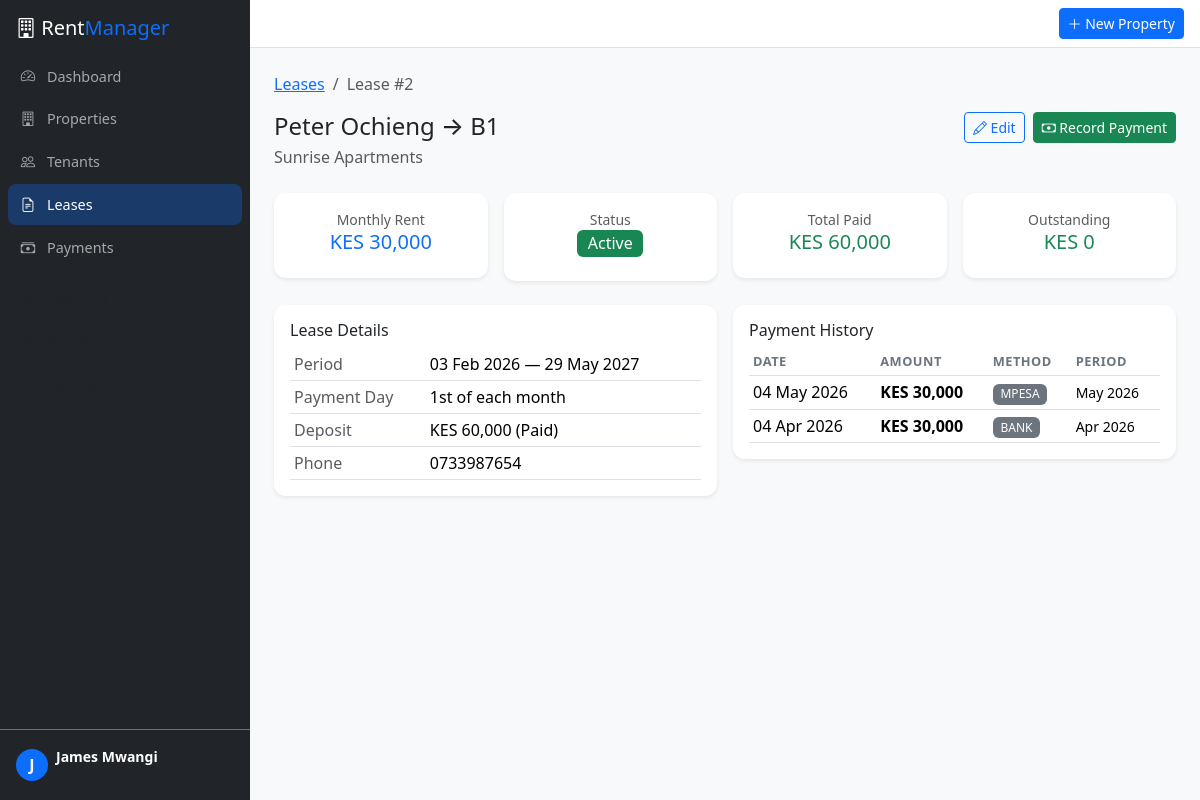
Screenshot of /leases/2 (signed in) with the database file from the repository.
### models.py (models this page shows, shortened)
class User(db.Model):
    __tablename__ = 'users'
    id = db.Column(db.Integer, primary_key=True)
    email = db.Column(db.String(120), unique=True, nullable=False, index=True)
    password_hash = db.Column(db.String(256), nullable=False)
    full_name = db.Column(db.String(120), nullable=False)
    phone = db.Column(db.String(20))
    role = db.Column(db.String(20), nullable=False, default='landlord')  # landlord, manager, admin
    is_active = db.Column(db.Boolean, default=True)
    created_at = db.Column(db.DateTime, default=datetime.utcnow)
    properties = db.relationship('Property', backref='owner', lazy='dynamic')
    audit_logs = db.relationship('AuditLog', backref='user', lazy='dynamic')
    @property
    def is_authenticated(self):
        return True

class Lease(db.Model):
    __tablename__ = 'leases'
    id = db.Column(db.Integer, primary_key=True)
    tenant_id = db.Column(db.Integer, db.ForeignKey('tenants.id'), nullable=False, index=True)
    unit_id = db.Column(db.Integer, db.ForeignKey('units.id'), nullable=False, index=True)
    start_date = db.Column(db.Date, nullable=False)
    end_date = db.Column(db.Date, nullable=False)
    monthly_rent = db.Column(db.Float, nullable=False)
    deposit_amount = db.Column(db.Float, default=0)
    deposit_paid = db.Column(db.Boolean, default=False)
    payment_day = db.Column(db.Integer, default=1)  # day of month rent is due
    status = db.Column(db.String(20), nullable=False, default='active')  # active, expired, terminated
    notes = db.Column(db.Text)
    created_at = db.Column(db.DateTime, default=datetime.utcnow)
    payments = db.relationship('Payment', backref='lease', lazy='dynamic')
    @property
    def months_owed(self):
        if self.status != 'active':
            return 0
        today = date.today()
        last_payment = self.payments.order_by(Payment.period_end.desc()).first()
        if not last_payment:
            months = (today.year - self.start_date.year) * 12 + today.month - self.start_date.month
            return max(0, months)
        months = (today.year - last_payment.period_end.year) * 12 + today.month - last_payment.period_end.month
        return max(0, months - 1)  # -1 because current month may not be due yet
    @property
    def total_owed(self):
        return self.months_owed * self.monthly_rent
    @property
    def total_paid(self):
        return sum(p.amount for p in self.payments.filter_by(status='confirmed').all())

class Tenant(db.Model):
    __tablename__ = 'tenants'
    id = db.Column(db.Integer, primary_key=True)
    full_name = db.Column(db.String(120), nullable=False)
    phone = db.Column(db.String(20), nullable=False)
    email = db.Column(db.String(120))
    id_type = db.Column(db.String(30), default='national_id')  # national_id, passport, alien_id
    id_number = db.Column(db.String(30))
    employer = db.Column(db.String(120))
    emergency_contact = db.Column(db.String(120))
    emergency_phone = db.Column(db.String(20))
    created_at = db.Column(db.DateTime, default=datetime.utcnow)
    leases = db.relationship('Lease', backref='tenant', lazy='dynamic')

class Unit(db.Model):
    __tablename__ = 'units'
    id = db.Column(db.Integer, primary_key=True)
    property_id = db.Column(db.Integer, db.ForeignKey('properties.id'), nullable=False, index=True)
    unit_number = db.Column(db.String(20), nullable=False)
    floor = db.Column(db.Integer)
    bedrooms = db.Column(db.Integer, default=1)
    bathrooms = db.Column(db.Integer, default=1)
    sqm = db.Column(db.Float)
    monthly_rent = db.Column(db.Float, nullable=False)
    status = db.Column(db.String(20), nullable=False, default='vacant')  # vacant, occupied, maintenance
    created_at = db.Column(db.DateTime, default=datetime.utcnow)
    leases = db.relationship('Lease', backref='unit', lazy='dynamic')
    maintenance_requests = db.relationship('MaintenanceRequest', backref='unit', lazy='dynamic')

class Property(db.Model):
    __tablename__ = 'properties'
    id = db.Column(db.Integer, primary_key=True)
    owner_id = db.Column(db.Integer, db.ForeignKey('users.id'), nullable=False, index=True)
    name = db.Column(db.String(120), nullable=False)
    address = db.Column(db.String(255), nullable=False)
    city = db.Column(db.String(80), nullable=False, default='Nairobi')
    property_type = db.Column(db.String(30), nullable=False, default='apartment')  # apartment, house, office, commercial
    description = db.Column(db.Text)
    created_at = db.Column(db.DateTime, default=datetime.utcnow)
    units = db.relationship('Unit', backref='property', lazy='dynamic', cascade='all, delete-orphan')

class Payment(db.Model):
    __tablename__ = 'payments'
    id = db.Column(db.Integer, primary_key=True)
    lease_id = db.Column(db.Integer, db.ForeignKey('leases.id'), nullable=False, index=True)
    amount = db.Column(db.Float, nullable=False)
    payment_date = db.Column(db.Date, nullable=False, default=date.today)
    payment_method = db.Column(db.String(20), nullable=False, default='mpesa')  # mpesa, bank, cash
    mpesa_receipt = db.Column(db.String(30))
    period_start = db.Column(db.Date, nullable=False)
    period_end = db.Column(db.Date, nullable=False)
    status = db.Column(db.String(20), nullable=False, default='confirmed')  # confirmed, pending, disputed
    notes = db.Column(db.Text)
    created_at = db.Column(db.DateTime, default=datetime.utcnow)

### routes/leases.py (the view)
@leases_bp.route('/<int:id>')
@login_required
def view(id):
    lease = db.session.query(Lease).join(Unit).join(Property).filter(
        Lease.id == id, Property.owner_id == current_user.id
    ).first_or_404()
    payments = lease.payments.order_by(Payment.payment_date.desc()).all()
    return render_template('leases/view.html', lease=lease, payments=payments)

### templates/leases/view.html (shortened to what this page needs)
{% extends "base.html" %}
{% block content %}
<nav aria-label="breadcrumb">
    <ol class="breadcrumb">
        <li class="breadcrumb-item"><a href="{{ url_for('leases.list_leases') }}">Leases</a></li>
        <li class="breadcrumb-item active">Lease #{{ lease.id }}</li>
    </ol>
</nav>
<div class="d-flex justify-content-between align-items-start mb-4">
    <div>
        <h4 class="mb-1">{{ lease.tenant.full_name }} → {{ lease.unit.unit_number }}</h4>
        <p class="text-muted mb-0">{{ lease.unit.property.name }}</p>
    </div>
    <div class="d-flex gap-2">
        <a href="{{ url_for('leases.edit', id=lease.id) }}" class="btn btn-sm btn-outline-primary"><i class="bi bi-pencil"></i> Edit</a>
        <a href="{{ url_for('payments.add', lease_id=lease.id) }}" class="btn btn-sm btn-success"><i class="bi bi-cash"></i> Record Payment</a>
    </div>
</div>
<div class="row g-3 mb-4">
    <div class="col-md-3">
        <div class="card border-0 shadow-sm">
            <div class="card-body text-center">
                <div class="text-muted small">Monthly Rent</div>
                <h5 class="text-primary">KES {{ "{:,.0f}".format(lease.monthly_rent) }}</h5>
            </div>
        </div>
    </div>
    <div class="col-md-3">
        <div class="card border-0 shadow-sm">
            <div class="card-body text-center">
                <div class="text-muted small">Status</div>
                <h5><span class="badge {% if lease.status == 'active' %}bg-success{% elif lease.status == 'expired' %}bg-warning text-dark{% else %}bg-danger{% endif %} fs-6">{{ lease.status|title }}</span></h5>
            </div>
        </div>
    </div>
    <div class="col-md-3">
        <div class="card border-0 shadow-sm">
            <div class="card-body text-center">
                <div class="text-muted small">Total Paid</div>
                <h5 class="text-success">KES {{ "{:,.0f}".format(lease.total_paid) }}</h5>
            </div>
        </div>
    </div>
    <div class="col-md-3">
        <div class="card border-0 shadow-sm">
            <div class="card-body text-center">
                <div class="text-muted small">Outstanding</div>
                <h5 class="{{ 'text-danger' if lease.total_owed > 0 else 'text-success' }}">KES {{ "{:,.0f}".format(lease.total_owed) }}</h5>
            </div>
        </div>
    </div>
</div>
<div class="row g-3 mb-4">
    <div class="col-md-6">
        <div class="card border-0 shadow-sm">
            <div class="card-body">
                <h6>Lease Details</h6>
                <table class="table table-sm mb-0">
                    <tr><td class="text-muted">Period</td><td>{{ lease.start_date.strftime('%d %b %Y') }} — {{ lease.end_date.strftime('%d %b %Y') }}</td></tr>
                    <tr><td class="text-muted">Payment Day</td><td>{{ lease.payment_day }}{{ 'st' if lease.payment_day == 1 else 'nd' if lease.payment_day == 2 else 'rd' if lease.payment_day == 3 else 'th' }} of each month</td></tr>
                    <tr><td class="text-muted">Deposit</td><td>KES {{ "{:,.0f}".format(lease.deposit_amount) }} {{ '(Paid)' if lease.deposit_paid else '(Pending)' }}</td></tr>
                    <tr><td class="text-muted">Phone</td><td>{{ lease.tenant.phone }}</td></tr>
                </table>
            </div>
        </div>
    </div>
    <div class="col-md-6">
        <div class="card border-0 shadow-sm">
            <div class="card-body">
                <h6>Payment History</h6>
                {% if payments %}
                <div class="table-responsive">
                    <table class="table table-sm mb-0">
                        <thead><tr><th>Date</th><th>Amount</th><th>Method</th><th>Period</th></tr></thead>
                        <tbody>
                            {% for p in payments %}
                            <tr>
                                <td>{{ p.payment_date.strftime('%d %b %Y') }}</td>
                                <td class="fw-bold">KES {{ "{:,.0f}".format(p.amount) }}</td>
                                <td><span class="badge bg-secondary">{{ p.payment_method|upper }}</span></td>
                                <td><small>{{ p.period_start.strftime('%b %Y') }}</small></td>
                            </tr>
                            {% endfor %}
                        </tbody>
                    </table>
                </div>
                {% else %}
                <p class="text-muted mb-0">No payments recorded yet</p>
                {% endif %}
            </div>
        </div>
    </div>
</div>
{% endblock %}

### templates/base.html (shortened to what this page needs)
<!DOCTYPE html>
<html lang="en" data-bs-theme="light">
<head>
    <link href="https://cdn.jsdelivr.net/npm/bootstrap@5.3.3/dist/css/bootstrap.min.css" rel="stylesheet">
    <link href="https://cdn.jsdelivr.net/npm/bootstrap-icons@1.11.3/font/bootstrap-icons.css" rel="stylesheet">
    <link href="{{ url_for('static', filename='css/style.css') }}" rel="stylesheet">
</head>
<body>
{% if current_user.is_authenticated %}
<div class="d-flex">
    <nav id="sidebar" class="sidebar bg-dark">
        <div class="sidebar-brand py-3 px-3">
            <h5 class="text-white mb-0"><i class="bi bi-building"></i> Rent<span class="text-primary">Manager</span></h5>
        </div>
        <ul class="nav flex-column px-2">
            <li class="nav-item">
                <a class="nav-link {% if request.endpoint == 'dashboard.index' %}active{% endif %}" href="{{ url_for('dashboard.index') }}">
                    <i class="bi bi-speedometer2"></i> Dashboard
                </a>
            </li>
            <li class="nav-item">
                <a class="nav-link {% if 'properties' in request.endpoint|default('') %}active{% endif %}" href="{{ url_for('properties.list_properties') }}">
                    <i class="bi bi-building"></i> Properties
                </a>
            </li>
            <li class="nav-item">
                <a class="nav-link {% if 'tenants' in request.endpoint|default('') %}active{% endif %}" href="{{ url_for('tenants.list_tenants') }}">
                    <i class="bi bi-people"></i> Tenants
                </a>
            </li>
            <li class="nav-item">
                <a class="nav-link {% if 'leases' in request.endpoint|default('') %}active{% endif %}" href="{{ url_for('leases.list_leases') }}">
                    <i class="bi bi-file-earmark-text"></i> Leases
                </a>
            </li>
            <li class="nav-item">
                <a class="nav-link {% if 'payments' in request.endpoint|default('') %}active{% endif %}" href="{{ url_for('payments.list_payments') }}">
                    <i class="bi bi-cash-stack"></i> Payments
                </a>
            </li>
            <li class="nav-item mt-2">
                <a class="nav-link text-muted small" href="{{ url_for('reports.rent_roll') }}">
                    <i class="bi bi-table"></i> Rent Roll
                </a>
            </li>
            <li class="nav-item">
                <a class="nav-link text-muted small" href="{{ url_for('reports.arrears') }}">
                    <i class="bi bi-exclamation-triangle"></i> Arrears
                </a>
            </li>
            <li class="nav-item">
                <a class="nav-link text-muted small" href="{{ url_for('reports.payment_history') }}">
                    <i class="bi bi-clock-history"></i> Payment History
                </a>
            </li>
        </ul>
        <div class="mt-auto px-3 py-3 border-top border-secondary">
            <div class="d-flex align-items-center">
                <div class="avatar bg-primary rounded-circle d-flex align-items-center justify-content-center me-2" style="width:32px;height:32px">
                    <span class="text-white fw-bold">{{ current_user.full_name[0] }}</span>
                </div>
                <div class="flex-grow-1">
                    <div class="text-white small fw-bold">{{ current_user.full_name }}</div>
                    <div class="text-muted" style="font-size:0.7rem">{{ current_user.role|title }}</div>
                </div>
                <a href="{{ url_for('auth.logout') }}" class="text-muted" title="Logout"><i class="bi bi-box-arrow-right"></i></a>
            </div>
        </div>
    </nav>
    <div class="main-content flex-grow-1">
        <nav class="navbar navbar-expand-lg bg-white border-bottom px-3">
            <div class="ms-auto d-flex align-items-center gap-2">
                <a href="{{ url_for('properties.add') }}" class="btn btn-sm btn-primary"><i class="bi bi-plus-lg"></i> New Property</a>
            </div>
        </nav>
        <div class="p-3 p-md-4">
            {% block content %}{% endblock %}
        </div>
    </div>
</div>
{% endif %}
</body>
</html>

### static/css/style.css (style rules this page uses)
:root { --sidebar-width: 250px; }
.sidebar { width: var(--sidebar-width); min-height: 100vh; position: fixed; top: 0; left: 0; z-index: 1040; display: flex; flex-direction: column; transition: transform 0.3s ease; }
.sidebar .nav-link { color: rgba(255,255,255,0.6); padding: 0.6rem 0.8rem; border-radius: 0.5rem; margin-bottom: 2px; font-size: 0.9rem; transition: all 0.2s; }
.sidebar .nav-link.active { color: #fff; background: rgba(13, 110, 253, 0.3); font-weight: 500; }
.sidebar .nav-link i { width: 20px; margin-right: 8px; }
.main-content { margin-left: var(--sidebar-width); min-height: 100vh; background: #f8f9fa; }
.card { border-radius: 0.75rem; }
.table th { font-size: 0.8rem; text-transform: uppercase; letter-spacing: 0.5px; color: #6c757d; font-weight: 600; border-bottom-width: 1px; }
.badge { font-weight: 500; }

### rows the page displays
User: full_name "J", full_name "James Mwangi"
Lease: id "2", monthly_rent "30,000", status "Active", total_owed "0", start_date "03 Feb 2026", end_date "29 May 2027", payment_day "1", payment_day "st", deposit_amount "60,000", deposit_paid "(Paid)"
Tenant: tenant.full_name "Peter Ochieng", tenant.phone "0733987654"
Unit: unit.unit_number "B1"
Property: unit.property.name "Sunrise Apartments"
Payment: total_paid "60,000", payment_date "04 May 2026", amount "30,000", payment_method "MPESA", period_start "May 2026"
Payment: payment_date "04 Apr 2026", amount "30,000", payment_method "BANK", period_start "Apr 2026"
